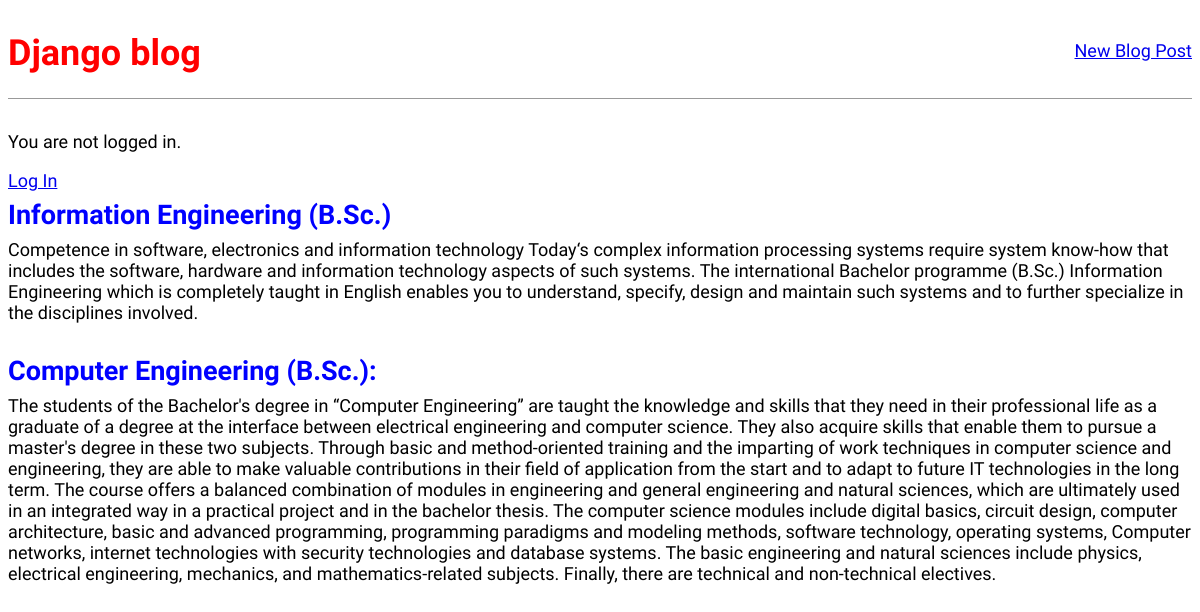
Before: / with the older database file.
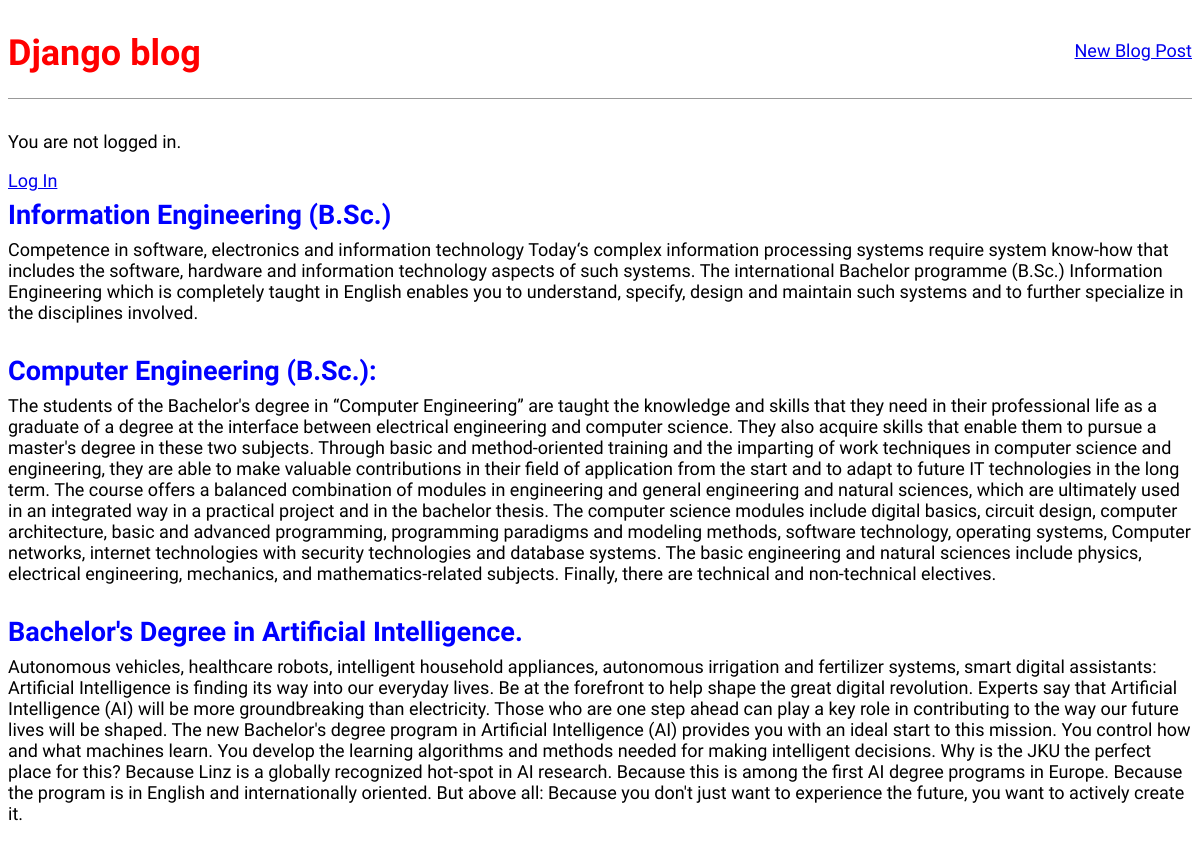
After: the same page with the newer database file.
### blog/models.py (models this page shows, shortened)
class Post(models.Model):
    title = models.CharField(max_length=200)
    author = models.ForeignKey('auth.User', on_delete=models.CASCADE, )
    body = models.TextField()

### blog/views.py (the view)
# urls.py: path('', BlogListView.as_view(), name='home'),
class BlogListView(ListView):
    model = Post
    template_name = 'home.html'

### templates/home.html
{% extends "base.html" %}
{% block content %}
  {% for post in object_list %}
    <div class="post-entry">
      <h2><a href="{% url 'post_detail' post.id %}">{{ post.title }}</a></h2>
      <p>{{ post.body }}</p>
    </div>
  {% endfor %}
{% endblock %}

### templates/base.html (shortened to what this page needs)
{% load static %}
<html>
  <head>
    <link href="{% static 'css/base.css' %}" rel="stylesheet" >
  </head>
  <body>
    <header>
      <div class="nav-left">
        <h1><a href="{% url 'home' %}">Django blog</a></h1>
      </div>
      <div class="nav-right">
        <a href="{% url 'post_new' %}">New Blog Post</a>
      </div>
    </header>
    {% if user.is_authenticated %}
      <p>Hi {{ user.username }}! </p>
      <p><a href="{% url 'logout' %}">Logout</a></p>
    {% else %}
      <p>You are not logged in.</p>
      <a href="{% url 'login' %}">Log In</a>
    {% endif %}
      {% block content %}
      {% endblock %}
  </body>
</html>

### static/css/base.css (style rules this page uses)
body { font-family: 'Source Sans Pro', sans-serif; font-size: 18px; }
header { border-bottom: 1px solid #999; margin-bottom: 2rem; display: flex; }
header h1 a { color: red; text-decoration: none; }
.nav-left { margin-right: auto; }
.nav-right { display: flex; padding-top: 2rem; }
.post-entry { margin-bottom: 2rem; }
.post-entry h2 { margin: 0.5rem 0; }
.post-entry h2 a, .post-entry h2 a:visited { color: blue; text-decoration: none; }
.post-entry p { margin: 0; font-weight: 400; }

Changed rows visible on the page:
added Post: title "Bachelor's Degree in Artificial Intelligence.", body "Autonomous vehicles, healthcare robots, intelligent household appliances, autonomous irrigation and fertilizer systems, smart digital assistants: Artificial Intelligence is finding its way into our everyday lives. Be at the forefront to help shape the great digital revolution. Experts say that Artificial Intelligence (AI) will be more groundbreaking than electricity. Those who are one step ahead can play a key role in contributing to the way our future lives will be shaped. The new Bachelor's degree program in Artificial Intelligence (AI) provides you with an ideal start to this mission. You control how and what machines learn. You develop the learning algorithms and methods needed for…"
